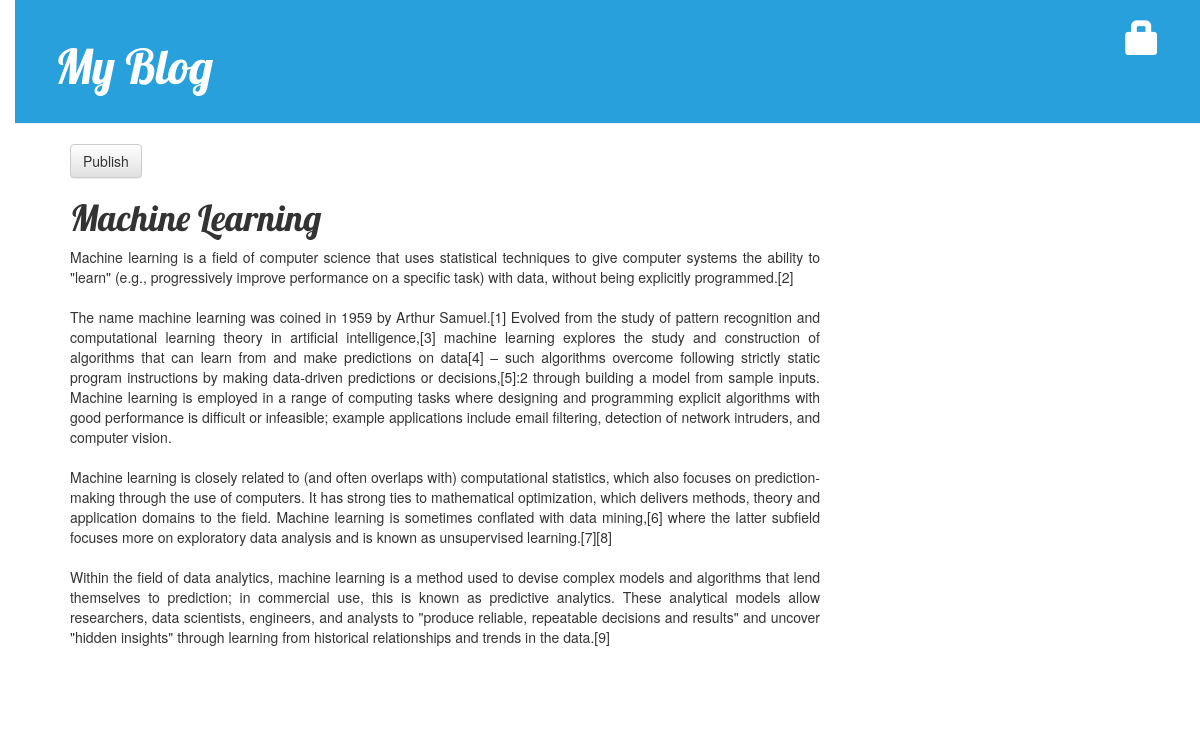
Before: /post/1/ with the older database file.
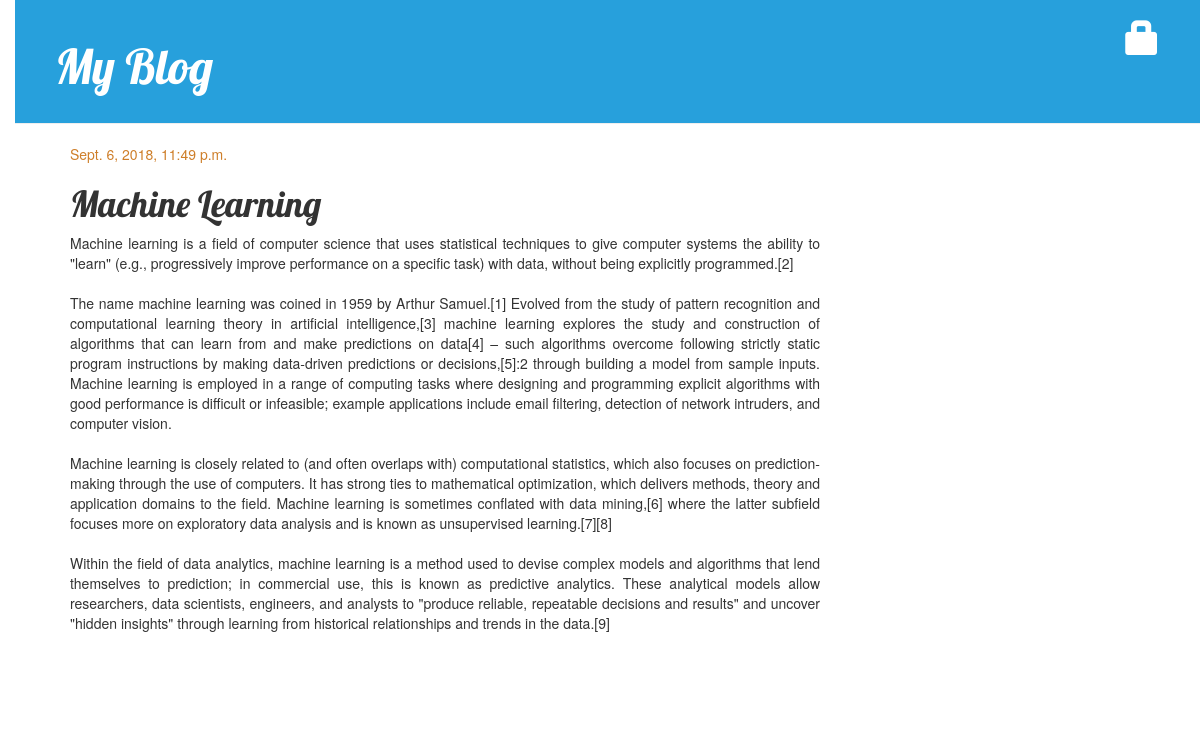
After: the same page with the newer database file.
### blog/models.py (models this page shows, shortened)
class Post(models.Model):
    author = models.ForeignKey("auth.User", on_delete=models.CASCADE)
    title = models.CharField(max_length=200)
    text = models.TextField()
    created_date = models.DateTimeField(default=timezone.now)
    published_date = models.DateTimeField(blank=True, null=True)

### blog/views.py (the view)
def post_detail(request, pk):
    post = get_object_or_404(Post, pk=pk)
    return render(request, "blog/post_detail.html", {"post": post})

### blog/templates/blog/post_detail.html (shortened to what this page needs)
{% extends 'blog/base.html' %}
{% block content %}
<div class="post">
	{% if post.published_date %}
	<div class="date">
		{{ post.published_date }}
	</div>
	{% else %}
	<a class="btn btn-default" href="{% url 'post_publish' pk=post.pk %}">Publish</a>
	{% endif %}
	<h1>{{ post.title }}</h1>
	<p align="justify">{{ post.text|linebreaksbr }}</p>
</div>
{% endblock %}

Changed rows visible on the page:
changed Post "Machine Learning": published_date (not shown) → "Sept. 6, 2018, 11:49 p.m."
Other visible differences:
text no longer shown: "Publish"
